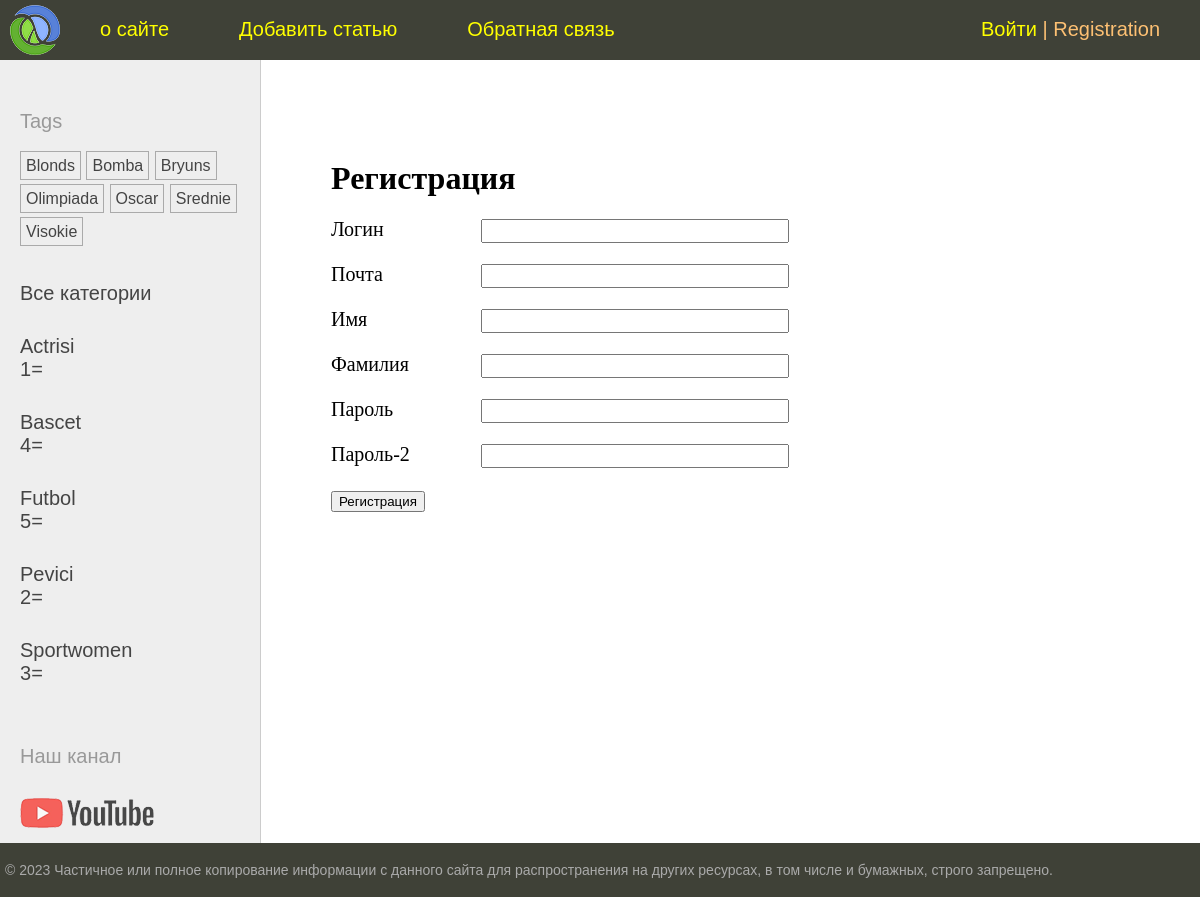
Page /register/ on the earlier database version.
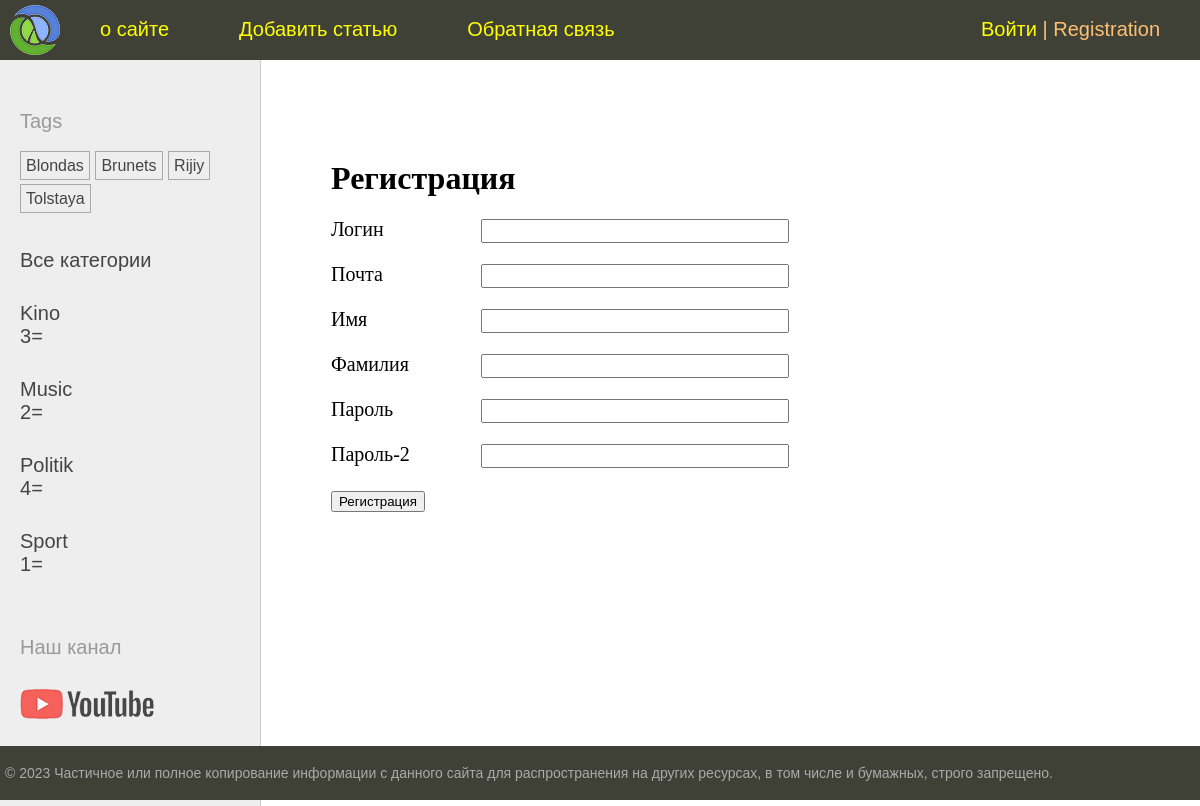
Same page on the later database version.
### women/models.py (models this page shows, shortened)
class TagPost(models.Model):
    tag=models.CharField(max_length=100, db_index=True)
    slug=models.SlugField(max_length=100, db_index=True, unique=True)
    def get_absolute_url(self):
        return reverse('women:tag', kwargs={'tag_slug':self.slug})

class Category(models.Model):
    name=models.CharField(max_length=100, db_index=True, verbose_name='Название')
    slug=models.SlugField(max_length=100, unique=True, db_index=True)
    class Meta:
        verbose_name='Категорию'
        verbose_name_plural='Категории'
    def get_absolute_url(self):
        return reverse('women:show_category', kwargs={'cat_slug':self.slug})

### users/views.py (the view)
# urls.py: path("register/", views.RegisterUser.as_view(), name="register"),
class RegisterUser(CreateView):
    form_class = RegisterUserForm
    template_name = "users/register.html"
    extrs_context = {"title": "Регистрация"}
    success_url = reverse_lazy("users:login_user")

### users/forms.py (shortened to what this page needs)
class RegisterUserForm(UserCreationForm):
    username = forms.CharField(label="Логин",widget=forms.TextInput(attrs={"class":"form-input"}))
    password1 = forms.CharField(label="Пароль", widget=forms.PasswordInput(attrs={"class":"form-input"}))
    password2 = forms.CharField(label="Пароль-2", widget=forms.PasswordInput(attrs={"class":"form-input"}))
    class Meta:
        model = get_user_model()
        fields = ['username', 'email', 'first_name', 'last_name', 'password1', 'password2']
        labels = {
            'email': 'Почта',
            'first_name': "Имя",
            'last_name': "Фамилия",
        }
        widgets={
            'email':forms.EmailInput(attrs={"class":"form-input"}),
            'first_name':forms.TextInput(attrs={"class":"form-input"}),
            'last_name':forms.TextInput(attrs={"class":"form-input"}),
        }

### users/context_processors.py (called while the page is built)
def get_women_context(request):
    return {'mainmenu':menu2}

### women/templatetags/women_tags.py (called while the page is built)
@register.inclusion_tag("women/list_categories.html")
def show_categories(cat_selected=0):
    cats=Category.objects.annotate(total=Count('posts')).filter(total__gt=0)
    return {"cats":cats, "cat_selected":cat_selected}

@register.inclusion_tag("women/list_tags.html")
def show_all_tags():
    return {"tags":TagPost.objects.annotate(total=Count("tags")).filter(total__gt=0)}

### users/templates/users/register.html (shortened to what this page needs)
{% extends 'base.html' %}
{% block content %}
<h1>Регистрация</h1>
<form method="post">
        {% for f in form %}
            <p><label class="form-label"for="{{f.id_for_label}}">{{f.label}}</label>{{f}}</p>
        {% endfor %}
    <p><button type="submit">Регистрация</button></p>
</form>
{% endblock %}

### templates/base.html (shortened to what this page needs)
{% load static %}
{% load women_tags %}
<!DOCTYPE html>
<html lang="en">
<head>
    <link type="text/css"rel="stylesheet" href="{% static 'women/css/styles.css' %}">
</head>
<body>
    <table class="table-page" border=0 cellpadding="0" cellspacing="0">
    <tr><td valign=top>
    {% block mainmenu %}
        <div class="header">
            <ul id="mainmenu" class="mainmenu">
                <li class="logo"><a href="{% url 'women:index' %}"><div class="logo"></div></a></li>
                {% for m in mainmenu %}
                        <li><a href="{% url m.url_name %}"style="color:yellow">{{m.title}}</a></li>
                {% endfor %}
                {% if user.is_authenticated %}
                    <li class='last'><a href="{% url 'users:profile' %}">{{user.username}}</a> | <a href="{% url 'users:logout_user' %}"style="color:yellow">Exit</a></li>
                {% else %}
                    <li class='last'><a href="{% url 'users:login_user' %}"style="color:yellow">Войти</a> | <a href="{% url 'users:register' %}">Registration</a></li>
                {% endif %}
            </ul>
        </div>
    {% endblock mainmenu %}
    <table class="table-content" border=0 cellpadding="0" cellspacing="0">
    <tr>
        <td valign="top" class="left-chapters">
        <ul id="leftchapters">
            <li>{% show_all_tags %}</li>
            {% if cat_selected == 0 %}
            <li class="selected">Все категории</li>
            {% else %}
            <li><a href="{% url 'women:index' %}">Все категории</a></li>
            {% endif %}
            {% show_categories cat_selected %}
            <li class="share">
            <p>Наш канал</p>
            <a class="share-yt" href="https://www.youtube.com/channel/UClJzWfGWuGJL2t-3dYKcHTA/playlists" target="_blank" rel="nofollow"></a>
            </li>
        </ul>
    </td>
    <td valign="top" class="content">
        <div class="content-text">
    {% block content %}
    {% endblock %}
        </div>
    </td></tr></table>
    </td></tr>
    <tr><td valign=top>
        <div id="footer">
            <p>&copy; 2023 Частичное или полное копирование информации с данного сайта для распространения на других ресурсах, в том числе и бумажных, строго запрещено.</p>
        </div>
    </td></tr></table>
    </body>
    </html>

### women/templates/women/list_tags.html
{% if tags %}
    <p>Tags</p>
    <ul class='tags-list'>
        {% for t in tags %}
            <li><a href="{{t.get_absolute_url}}">{{t.tag}}</a></li>
        {% endfor %}
    </ul>
{% endif %}

### women/templates/women/list_categories.html (shortened to what this page needs)
{% for cat in cats %}
    {% if cat.id == cat_selected %}
        {{cat.id}}={{cat_selected}}
        <li class="selected">LIST: {{cat.name}}</li>
    {% else %}
        <li><a href="{{cat.get_absolute_url}}">{{cat.name}}</a></li>
        {{cat.id}}={{cat_selected}}
    {% endif %}
{% endfor %}

### women/static/women/css/styles.css (style rules this page uses)
html, body { font-family: 'Arial'; margin: 0; padding: 0; height: 100%; width: 100%; color: #444; }
a { color: #0059b2; text-decoration: none; }
.table-page { width: 100%; height: 100%; vertical-align: top; }
.table-page tr { height: 100%; }
.header { background: #3F4137; height: 60px; }
.logo { background: url('../images/logo.png') no-repeat 10px 5px; width: 70px; height: 60px; }
ul.mainmenu { list-style: none; margin: 0; padding: 0; height: 60px; color: #fdc073; font-size: 20px; overflow: hidden; }
ul.mainmenu li { float: left; margin: 18px 40px 0 30px; }
ul.mainmenu li.logo { margin: 0; }
ul.mainmenu li.last { float: right; }
ul.mainmenu li a { color: #fdc073; text-decoration: none; }
.table-content { width: 100%; min-height: 100%; height: 100%; }
.left-chapters { margin: 0; background: #eee; border-right: 1px solid #ccc; }
.left-chapters ul { width: 230px; margin: 0; padding: 20px 10px 10px 20px; list-style: none; font-size: 20px; }
.left-chapters ul li { margin: 30px 0 0 0; color: #999; }
.left-chapters ul li a { color: #444; text-decoration: none; }
.left-chapters ul li.share { margin: 60px 0 0 0; }
.left-chapters ul li.share p { margin: 30px 0 30px 0; }
.left-chapters ul li.share a { display: inline-block; width: 40px; height: 40px; margin: 0 20px 0 0; }
.left-chapters ul li.share a.share-yt { width: 100%; height: 30px; background: url('../images/share_yt.png') no-repeat 0 0 }
ul.tags-list { width: 100%; margin: 0; padding: 0; list-style: none; }
ul.tags-list li { margin: 0; padding: 0 0 10px; display: inline-block; }
ul.tags-list li a { padding: 5px; font-size: 16px; border: 1px solid #aaa; }
.content { padding: 40px 20px 20px 40px; width: 100%; box-sizing: border-box; }
.content-text { margin: 60px 0 0 30px; color: #000; font-size: 20px; font-family: Yandex Sans Display Light; }
.content-text h1 { font-size: 32px; }
#footer { box-sizing: border-box; background: #3F4137; padding: 5px; color: #aaa; font-size: 14px; font-family: Verdana, Geneva, Arial, Helvetica; text-align: left; overflow: hidden; }
.form-input { width: 300px; font-size: 16px; }
.form-label { display: inline-block; min-width: 150px; vertical-align: top; }

Differences in the rows shown:
removed TagPost: tag "Bomba"
removed TagPost: tag "Oscar"
removed TagPost: tag "Srednie"
removed TagPost: tag "Visokie"
removed Category: name "Futbol", id "5"
changed TagPost: tag "Blonds" → "Blondas"
changed TagPost: tag "Bryuns" → "Brunets"
added TagPost: tag "Rijiy"
changed TagPost: tag "Olimpiada" → "Tolstaya"
changed Category id 3: name "Sportwomen" → "Kino"; moves up the list
changed Category id 2: name "Pevici" → "Music"; moves up the list
changed Category id 4: name "Bascet" → "Politik"; moves down the list
changed Category id 1: name "Actrisi" → "Sport"
